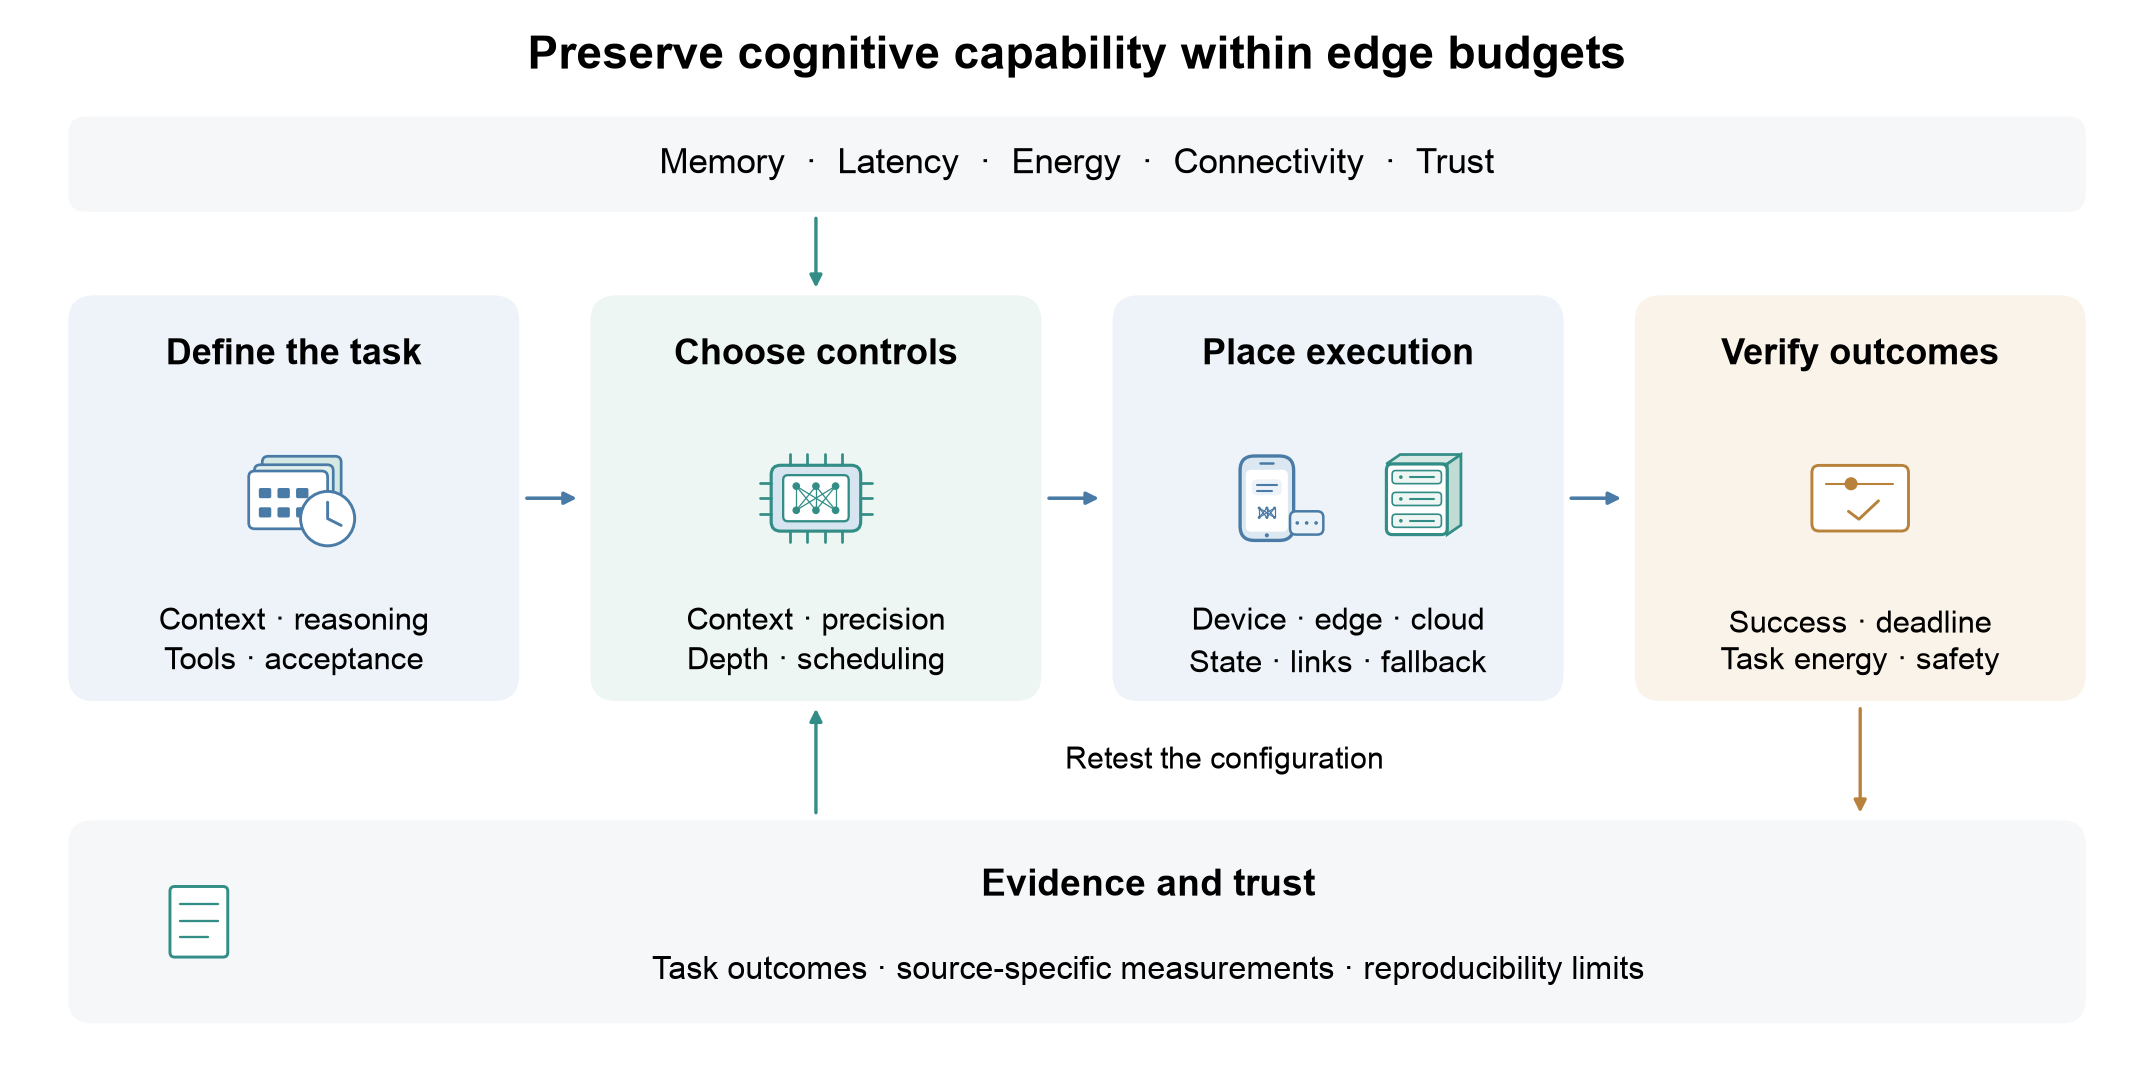

Write Python code to recreate this figure.
"""Editable conceptual resource map; geometry encodes no measured performance.

The four stages connect task acceptance, compatible controls, placement and
complete-episode verification. The evidence band qualifies every stage;
feedback means retesting configuration choices, not an online quality oracle.
"""
from pathlib import Path
import matplotlib as mpl
import matplotlib.pyplot as plt
import deployment_reasoning as draw

OUT = Path(__file__).resolve().parent
mpl.rcParams.update({'font.family':'sans-serif','font.sans-serif':['Arial','Helvetica','DejaVu Sans'],
                     'font.size':8,'pdf.fonttype':42,'svg.fonttype':'none'})

def main():
    fig, ax = plt.subplots(figsize=(7.12,3.50))
    draw.setup(fig,ax,180,88)
    draw.text(90,84,'Preserve cognitive capability within edge budgets',11,weight='bold')
    draw.rounded(5,71,170,8,draw.LIGHT,r=1.5)
    draw.text(90,75,'Memory  ·  Latency  ·  Energy  ·  Connectivity  ·  Trust',8.4)
    cards=[(5,'Define the task',draw.PALE_BLUE),(49,'Choose controls',draw.PALE_TEAL),
           (93,'Place execution',draw.PALE_BLUE),(137,'Verify outcomes',draw.PALE_AMBER)]
    for x,title,fill in cards:
        draw.rounded(x,30,38,34,fill,r=2.2)
        draw.text(x+19,59,title,8.6,weight='bold')
    draw.cache(24,47,.95,draw.BLUE)
    draw.chip(68,47,.92,draw.TEAL)
    draw.phone(106,47,.61);draw.server(119,47,.61)
    draw.tool(156,47,1.1,draw.AMBER)
    for x,s in [(24,'Context · reasoning\nTools · acceptance'),(68,'Context · precision\nDepth · scheduling'),
                (112,'Device · edge · cloud\nState · links · fallback'),(156,'Success · deadline\nTask energy · safety')]:
        draw.text(x,35,s,7.5,linespacing=1.35)
    for x in [43,87,131]:draw.arrow((x+.5,47),(x+5,47),draw.BLUE,.85,scale=6)
    draw.arrow((68,70.6),(68,64.5),draw.TEAL,.8,scale=6)
    draw.rounded(5,3,170,17,draw.LIGHT,r=2)
    draw.sheet(16,11.5,.87,draw.TEAL)
    draw.text(96,14.5,'Evidence and trust',8.8,weight='bold')
    draw.text(96,7.4,'Task outcomes · source-specific measurements · reproducibility limits',7.7)
    draw.arrow((156,29.5),(156,20.5),draw.AMBER,.8,scale=6)
    draw.arrow((68,20.5),(68,29.5),draw.TEAL,.8,scale=6)
    draw.text(89,25,'Retest the configuration',7.2,ha='left')
    fig.savefig(OUT/'resource_map.pdf',bbox_inches='tight',pad_inches=.03)
    fig.savefig(OUT/'resource_map.svg',bbox_inches='tight',pad_inches=.03)
    fig.savefig(OUT/'resource_map.png',dpi=300,bbox_inches='tight',pad_inches=.03)
    fig.savefig(OUT/'resource_map.tiff',dpi=600,bbox_inches='tight',pad_inches=.03,pil_kwargs={'compression':'tiff_lzw'})
    plt.close(fig)
    p=OUT/'resource_map.svg';p.write_text('\n'.join(v.rstrip() for v in p.read_text().splitlines())+'\n')

if __name__=='__main__':main()
